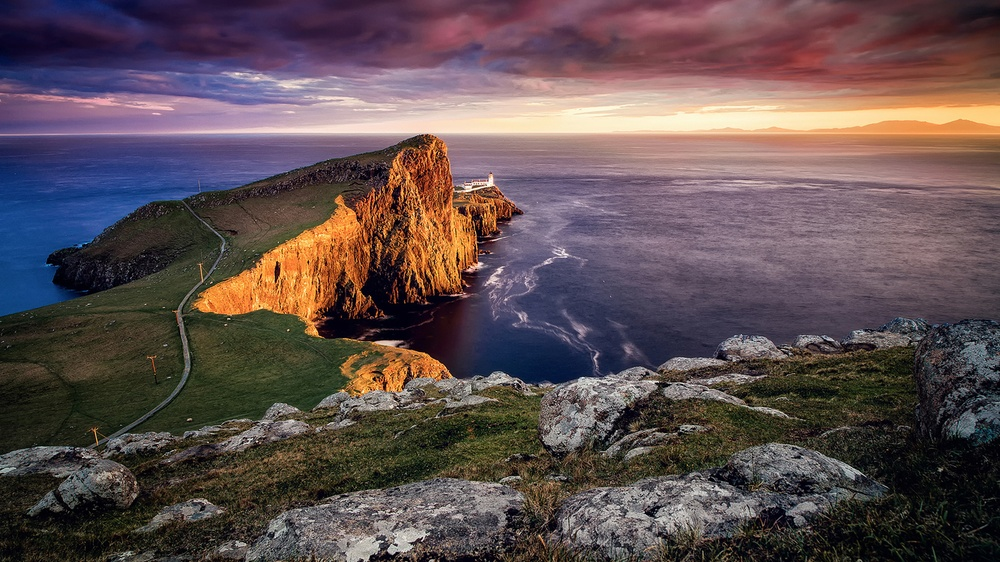
#> input picture 1447726528788.jpg, 1000 x 562 px, shrunk from 1366 x 768 before the run
$ python '1 image augmentation.py'
#> lines starting #> are read from the running program, lines starting #| are printed output that depends on the picture
import cv2
import random
import numpy as np
from matplotlib import pyplot as plt

def imcrop(im, W , H ):
    '''W:List 长
    H:list 宽
    '''
    #im=cv2.imread(im)
    return im[W[0]:W[1],H[0]:H[1]]

def change_color(img,num):

    B, G, R = cv2.split(img)

    b_rand = random.randint(-num, num)
    if b_rand == 0:
        pass
    elif b_rand > 0:
        lim = 255 - b_rand
        B[B > lim] = 255
        B[B <= lim] = (b_rand + B[B <= lim]).astype(img.dtype)
    elif b_rand < 0:
        lim = 0 - b_rand
        B[B < lim] = 0
        B[B >= lim] = (b_rand + B[B >= lim]).astype(img.dtype)

    g_rand = random.randint(-num, num)
    if g_rand == 0:
        pass
    elif g_rand > 0:
        lim = 255 - g_rand
        G[G > lim] = 255
        G[G <= lim] = (g_rand + G[G <= lim]).astype(img.dtype)
    elif g_rand < 0:
        lim = 0 - g_rand
        G[G < lim] = 0
        G[G >= lim] = (g_rand + G[G >= lim]).astype(img.dtype)

    r_rand = random.randint(-num, num)
    if r_rand == 0:
        pass
    elif r_rand > 0:
        lim = 255 - r_rand
        R[R > lim] = 255
        R[R <= lim] = (r_rand + R[R <= lim]).astype(img.dtype)
    elif r_rand < 0:
        lim = 0 - r_rand
        R[R < lim] = 0
        R[R >= lim] = (r_rand + R[R >= lim]).astype(img.dtype)

    img_merge = cv2.merge((B, G, R))
    #img = cv2.cvtColor(final_hsv, cv2.COLOR_HSV2BGR)
    return img_merge

def adjust_gamma(image, gamma=1.0):
    invGamma = 1.0/gamma
    table = []
    for i in range(256):
        table.append(((i / 255.0) ** invGamma) * 255)
    table = np.array(table).astype("uint8")
    return cv2.LUT(image, table)

def gamma_change(image,gamma=1.0):

    image=((image/255)**gamma*255).astype("uint8")

    '''
    size=image.shape

    for i in range(size[0]):
        for j in range(size[1]):
            for k in range(size(2)):
                image[i][j][k]=((image[i][j][k]/255.0)**gamma*255).astype("uint8")
    '''
    return image

def histogram(image,label):

    if label=='gray':
        im_hist=cv2.equalizeHist(image)
        return im_hist

    elif label=='RGB':
        (b, g, r) = cv2.split(image)
        bH = cv2.equalizeHist(b)
        gH = cv2.equalizeHist(g)
        rH = cv2.equalizeHist(r)
        # 合并每一个通道
        result = cv2.merge((bH, gH, rH))
        return result

    elif label=='YUV':
        img_yuv = cv2.cvtColor(image, cv2.COLOR_BGR2YUV)
        img_yuv[:,:,0] = cv2.equalizeHist(img_yuv[:,:,0])
        img_output = cv2.cvtColor(img_yuv, cv2.COLOR_YUV2BGR)
        return img_output

        '''
        imgYUV = cv2.cvtColor(image, cv2.COLOR_BGR2YCrCb)

        channelsYUV = cv2.split(imgYUV)
        channelsYUV[0] = cv2.equalizeHist(channelsYUV[0])

        channels = cv2.merge(channelsYUV)
        result = cv2.cvtColor(channels, cv2.COLOR_YCrCb2BGR)
        return result

        '''
def rotaton(image,angle):
    M = cv2.getRotationMatrix2D((image.shape[1] / 2, image.shape[0] / 2), angle, 1) # center, angle, scale
    img_rotate = cv2.warpAffine(image, M, (image.shape[1], image.shape[0]))
    return img_rotate


def affine(img):
    rows, cols, ch = img.shape
    pts1 = np.float32([[0, 0], [cols - 1, 0], [0, rows - 1]])
    pts2 = np.float32([[cols * 0.2, rows * 0.1], [cols * 0.9, rows * 0.2], [cols * 0.1, rows * 0.9]])

    M = cv2.getAffineTransform(pts1, pts2)
    dst = cv2.warpAffine(img, M, (cols, rows))
    return dst

def perspective(img):
    height, width, channels = img.shape

    # warp:
    random_margin = 60
    x1 = random.randint(-random_margin, random_margin)
    y1 = random.randint(-random_margin, random_margin)
    x2 = random.randint(width - random_margin - 1, width - 1)
    y2 = random.randint(-random_margin, random_margin)
    x3 = random.randint(width - random_margin - 1, width - 1)
    y3 = random.randint(height - random_margin - 1, height - 1)
    x4 = random.randint(-random_margin, random_margin)
    y4 = random.randint(height - random_margin - 1, height - 1)

    dx1 = random.randint(-random_margin, random_margin)
    dy1 = random.randint(-random_margin, random_margin)
    dx2 = random.randint(width - random_margin - 1, width - 1)
    dy2 = random.randint(-random_margin, random_margin)
    dx3 = random.randint(width - random_margin - 1, width - 1)
    dy3 = random.randint(height - random_margin - 1, height - 1)
    dx4 = random.randint(-random_margin, random_margin)
    dy4 = random.randint(height - random_margin - 1, height - 1)

    pts1 = np.float32([[x1, y1], [x2, y2], [x3, y3], [x4, y4]])
    pts2 = np.float32([[dx1, dy1], [dx2, dy2], [dx3, dy3], [dx4, dy4]])
    M_warp = cv2.getPerspectiveTransform(pts1, pts2)
    img_warp = cv2.warpPerspective(img, M_warp, (width, height))
    return img_warp


def augmentation(img):

    if random.randint(0,1)==1:
        img=change_color(img,50)

    if random.randint(0,1)==1:
        img=adjust_gamma(img, gamma=2.0)

    if random.randint(0,1)==1:
        img=histogram(img,'RGB')

    if random.randint(0,1)==1:
        img=rotaton(img,30)

    if random.randint(0,1)==1:
        img=affine(img)

    if random.randint(0,1)==1:
        img=perspective(img)

    return img


img=cv2.imread('1447726528788.jpg')
#> img is the input picture: shape (562, 1000, 3); mean B, G, R 81.3, 79.5, 95.5

for i in range(20):
    img1=augmentation(img)

    cv2.imwrite('image augmentation./'+str(i)+'.jpg',img1)
#> this loop made 20 passes
#> pass 1, in change_color, `B, G, R = cv2.split(img)`:
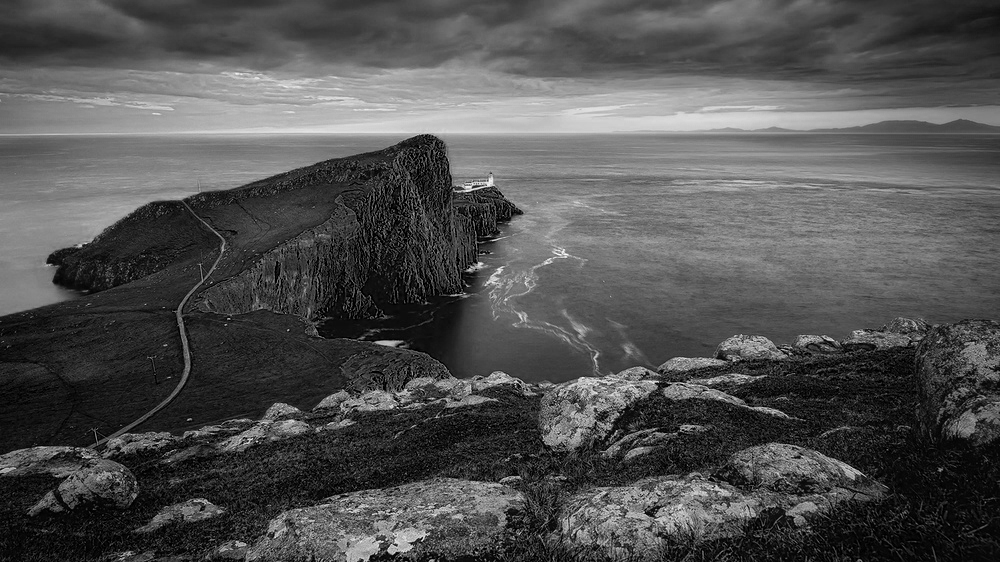
#> B: shape (562, 1000); min 0, max 255, mean 81.3
#> pass 1, in change_color, `B, G, R = cv2.split(img)`:
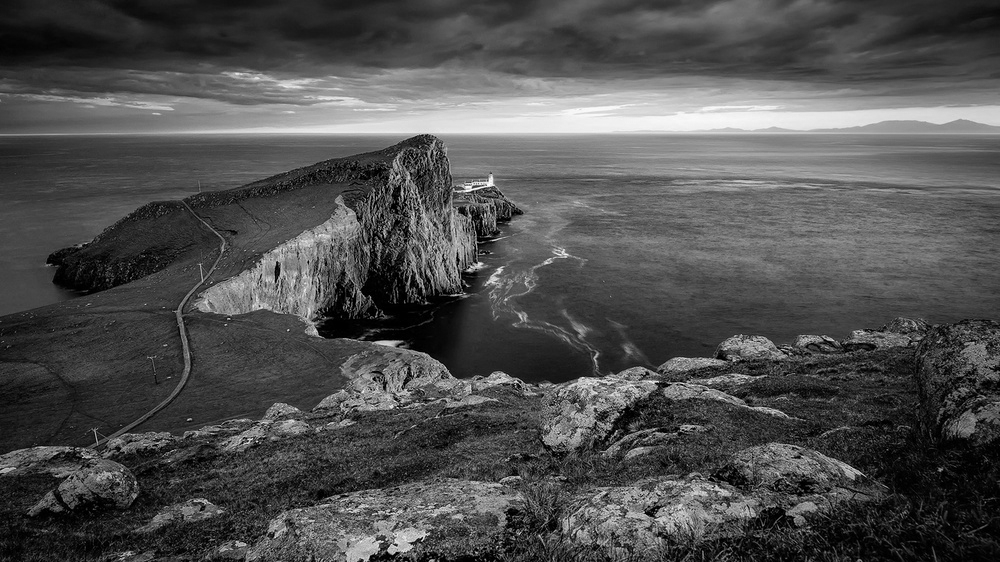
#> G: shape (562, 1000); min 0, max 254, mean 79.5
#> pass 1, in change_color, `B, G, R = cv2.split(img)`:
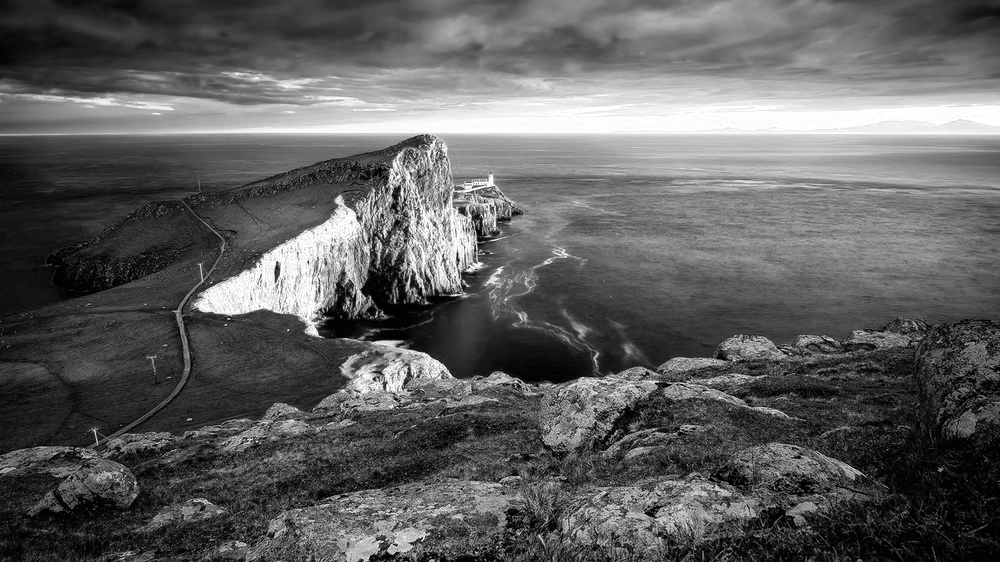
#> R: shape (562, 1000); min 0, max 255, mean 95.5
#> pass 1, in change_color, `img_merge = cv2.merge((B, G, R))`:
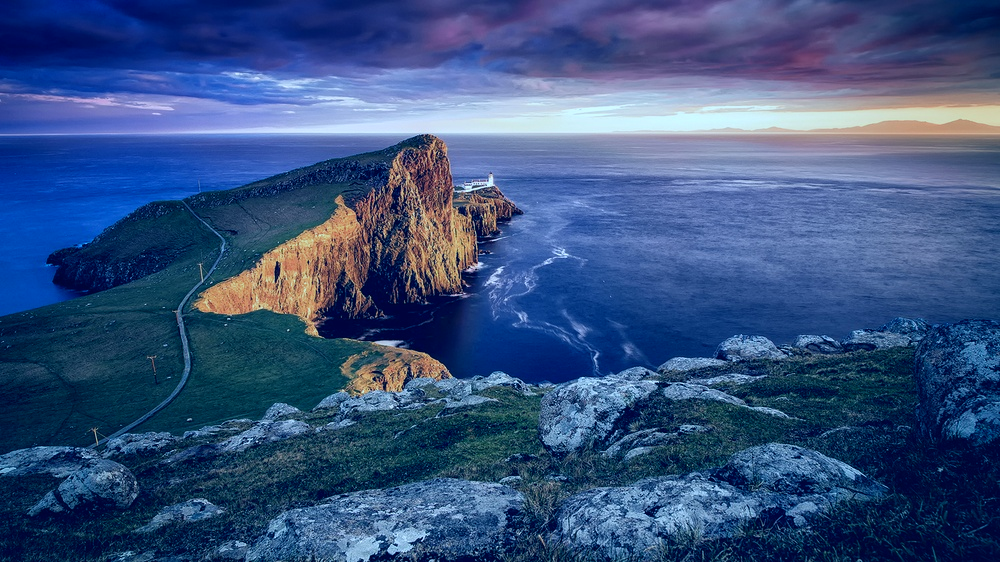
#> img_merge: shape (562, 1000, 3); mean B, G, R 128.3, 82.5, 55.6
